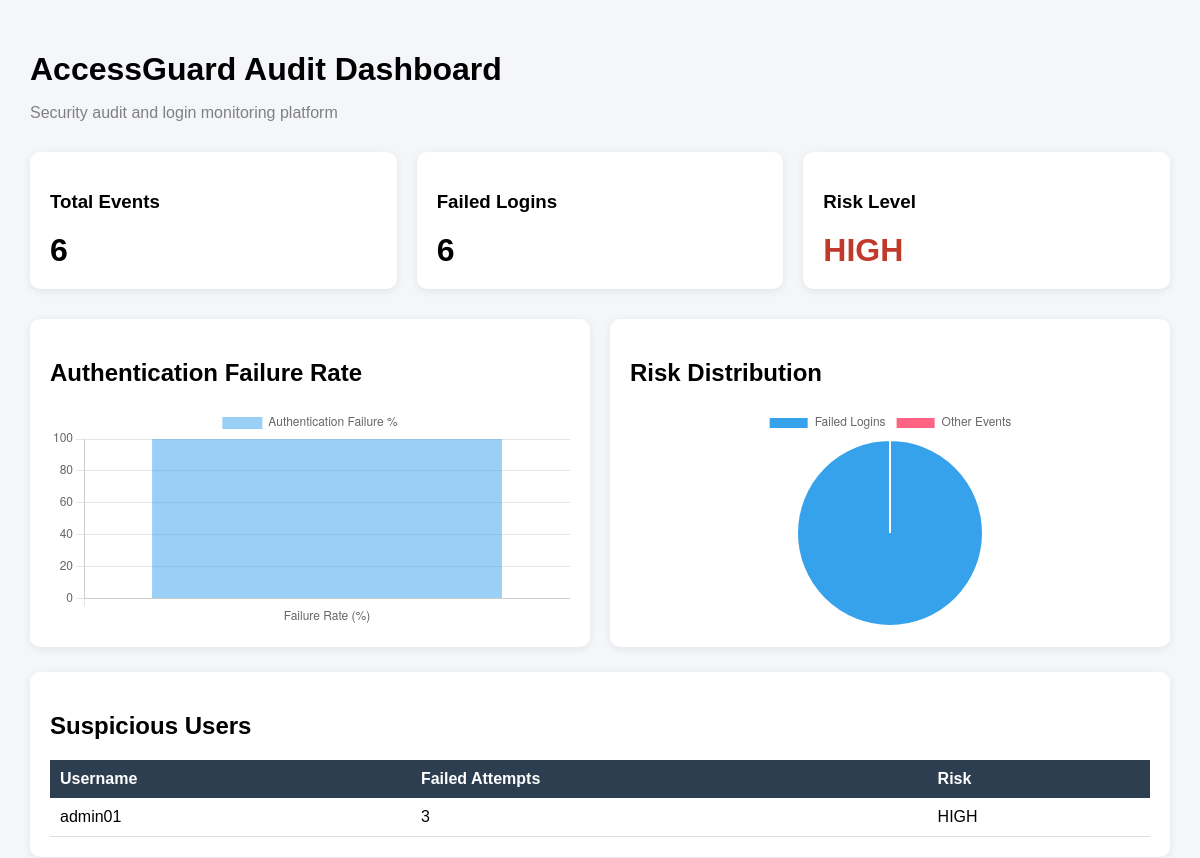
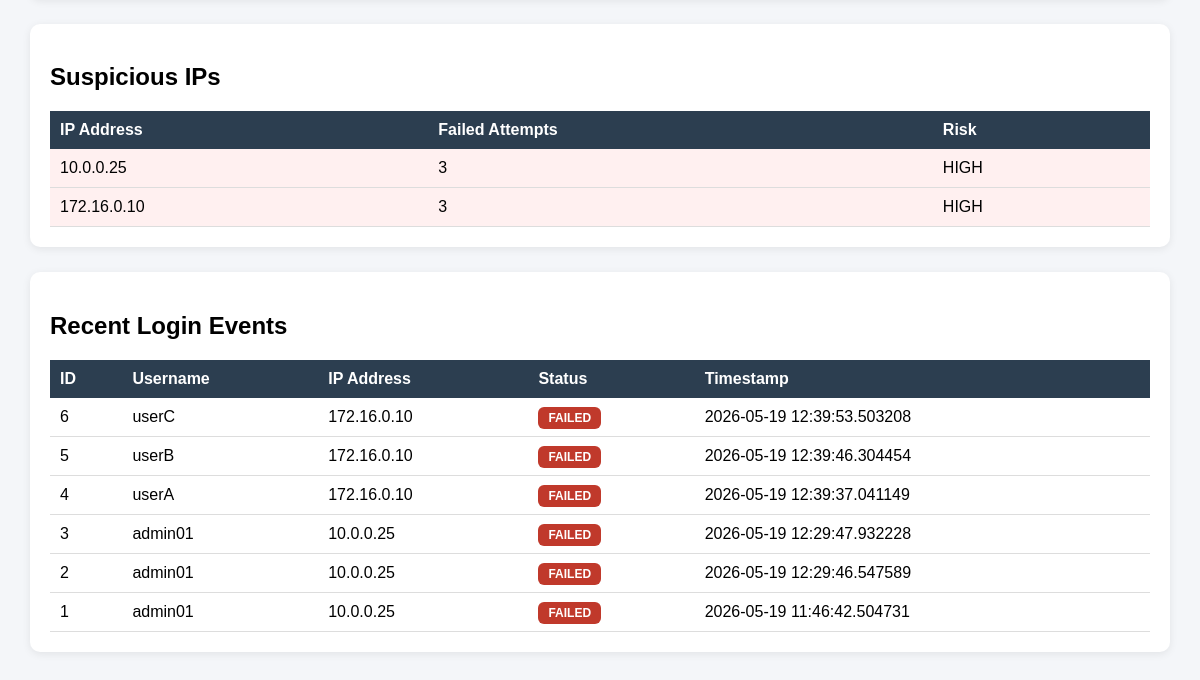
Page /dashboard on the earlier database version (2 pictures, top to bottom).
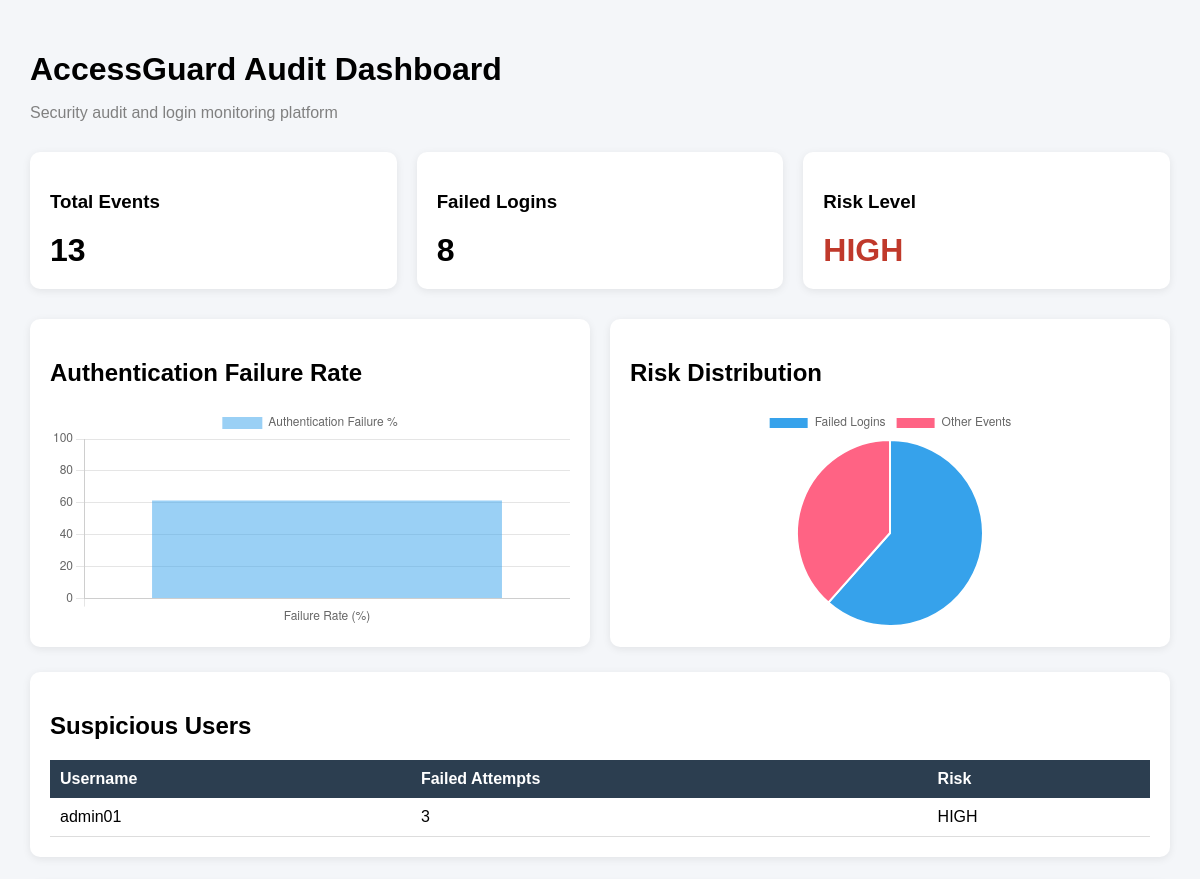
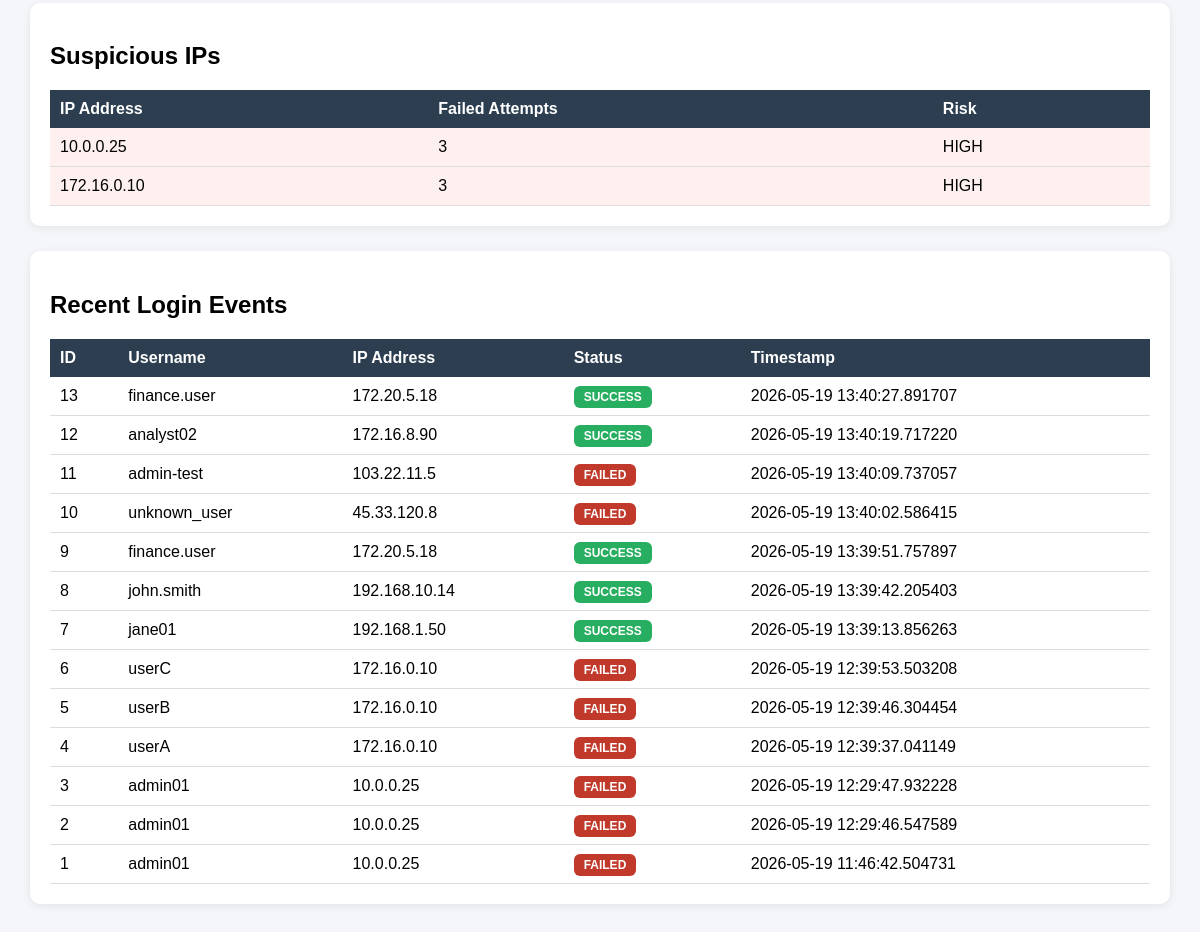
Same page on the later database version (2 pictures, top to bottom).
### app/models/login_event.py (models this page shows)
class LoginEvent(Base):
    __tablename__ = "login_events"
    id = Column(Integer, primary_key=True, index=True)
    username = Column(String, nullable=False)
    ip_address = Column(String, nullable=False)
    status = Column(String, nullable=False)
    timestamp = Column(DateTime, default=datetime.utcnow)

### app/routes/dashboard_routes.py (the view)
@router.get("/dashboard")
def dashboard(request: Request):
    context = {
        "request": request,
        "events": get_all_login_events(),
        "suspicious_users": get_suspicious_users_data(),
        "suspicious_ips": get_suspicious_ips_data(),
        "risk_summary": get_risk_summary_data(),
    }
    return templates.TemplateResponse(
        request=request,
        name="dashboard.html",
        context=context
    )

### app/templates/dashboard.html (shortened to what this page needs)
<!doctype html>
<html>
  <head>
  </head>
  <body>
    <h1>AccessGuard Audit Dashboard</h1>
    <p class="subtitle">Security audit and login monitoring platform</p>
    <div class="dashboard-grid">
      <div class="card">
        <h3>Total Events</h3>
        <div class="metric">{{ risk_summary.total_events }}</div>
      </div>
      <div class="card">
        <h3>Failed Logins</h3>
        <div class="metric">{{ risk_summary.failed_logins }}</div>
      </div>
      <div class="card">
        <h3>Risk Level</h3>
        <div
          class="metric {% if risk_summary.risk_level == 'HIGH' %} high {% elif risk_summary.risk_level == 'MEDIUM' %} medium {% else %} low {% endif %}"
        >
          {{ risk_summary.risk_level }}
        </div>
      </div>
    </div>
    <div class="charts-grid">
      <div class="chart-card">
        <h2>Authentication Failure Rate</h2>
        <div class="chart-container">
          <canvas id="riskChart" height="220"></canvas>
        </div>
      </div>
      <div class="chart-card">
        <h2>Risk Distribution</h2>
        <div class="chart-container">
          <canvas id="riskPieChart" height="220"></canvas>
        </div>
      </div>
    </div>
    <div class="section">
      <h2>Suspicious Users</h2>
      <table>
        <tr>
          <th>Username</th>
          <th>Failed Attempts</th>
          <th>Risk</th>
        </tr>
        {% for user in suspicious_users %}
        <tr>
          <td>{{ user.username }}</td>
          <td>{{ user.failed_attempts }}</td>
          <td>{{ user.risk }}</td>
        </tr>
        {% endfor %}
      </table>
    </div>
    <div class="section">
      <h2>Suspicious IPs</h2>
      <table>
        <tr>
          <th>IP Address</th>
          <th>Failed Attempts</th>
          <th>Risk</th>
        </tr>
        {% for ip in suspicious_ips %}
        <tr class="high-risk-row">
          <td>{{ ip.ip_address }}</td>
          <td>{{ ip.failed_attempts }}</td>
          <td>{{ ip.risk }}</td>
        </tr>
        {% endfor %}
      </table>
    </div>
    <div class="section">
      <h2>Recent Login Events</h2>
      <table>
        <tr>
          <th>ID</th>
          <th>Username</th>
          <th>IP Address</th>
          <th>Status</th>
          <th>Timestamp</th>
        </tr>
        {% for event in events %}
        <tr>
          <td>{{ event.id }}</td>
          <td>{{ event.username }}</td>
          <td>{{ event.ip_address }}</td>
          <td>
            <span
              class="badge {% if event.status == 'FAILED' %} failed {% else %} success {% endif %}"
            >
              {{ event.status }}
            </span>
          </td>
          <td>{{ event.timestamp }}</td>
        </tr>
        {% endfor %}
      </table>
    </div>
    <script>
      const failureRate =
        {{ ((risk_summary.failed_logins / risk_summary.total_events * 100) if risk_summary.total_events > 0 else 0) | round(1) }};
      const ctx = document.getElementById('riskChart');
      new Chart(ctx, {
        type: 'bar',
        options: {
          responsive: true,
          maintainAspectRatio: false,
          scales: {
            y: {
              beginAtZero: true,
              max: 100
            }
          }
        },
        data: {
          labels: ['Failure Rate (%)'],
          datasets: [{
            label: 'Authentication Failure %',
            data: [failureRate]
          }]
        }
      });
      const pieCtx = document.getElementById('riskPieChart');
      new Chart(pieCtx, {
        type: 'pie',
        options: {
          responsive: true,
          maintainAspectRatio: false
        },
        data: {
          labels: ['Failed Logins', 'Other Events'],
          datasets: [{
            data: [
              {{ risk_summary.failed_logins }},
              {{ risk_summary.total_events - risk_summary.failed_logins }}
            ]
          }]
        }
      });
    </script>
  </body>
</html>

### app/templates/dashboard.html (style rules this page uses)
body { font-family: Arial, sans-serif; background-color: #f4f6f9; margin: 0; padding: 30px; }
h1 { margin-bottom: 5px; }
.subtitle { color: gray; margin-bottom: 30px; }
.dashboard-grid { display: grid; grid-template-columns: repeat(3, 1fr); gap: 20px; margin-bottom: 30px; }
.card { background: white; padding: 20px; border-radius: 10px; box-shadow: 0 2px 8px rgba(0, 0, 0, 0.08); }
.metric { font-size: 32px; font-weight: bold; }
.high { color: #c0392b; }
.section { background: white; padding: 20px; border-radius: 10px; margin-bottom: 25px; box-shadow: 0 2px 8px rgba(0, 0, 0, 0.08); }
.charts-grid { display: grid; grid-template-columns: 1fr 1fr; gap: 20px; margin-bottom: 25px; }
.chart-card { background: white; padding: 20px; border-radius: 10px; box-shadow: 0 2px 8px rgba(0, 0, 0, 0.08); }
.chart-container { width: 100%; max-width: 700px; margin: auto; }
table { width: 100%; border-collapse: collapse; }
th { background-color: #2c3e50; color: white; text-align: left; padding: 10px; }
td { padding: 10px; border-bottom: 1px solid #ddd; }
.badge { padding: 4px 10px; border-radius: 6px; color: white; font-weight: bold; font-size: 12px; }
.failed { background-color: #c0392b; }
.success { background-color: #27ae60; }
.high-risk-row { background-color: #fff0f0; }

Differences in the rows shown:
added LoginEvent: id "13", username "finance.user", ip_address "172.20.5.18", status "SUCCESS", timestamp "2026-05-19 13:40:27.891707", shown under "Recent Login Events"
added LoginEvent: id "12", username "analyst02", ip_address "172.16.8.90", status "SUCCESS", timestamp "2026-05-19 13:40:19.717220", shown under "Recent Login Events"
added LoginEvent: id "11", username "admin-test", ip_address "103.22.11.5", status "FAILED", timestamp "2026-05-19 13:40:09.737057", shown under "Recent Login Events"
added LoginEvent: id "10", username "unknown_user", ip_address "45.33.120.8", status "FAILED", timestamp "2026-05-19 13:40:02.586415", shown under "Recent Login Events"
added LoginEvent: id "9", username "finance.user", ip_address "172.20.5.18", status "SUCCESS", timestamp "2026-05-19 13:39:51.757897", shown under "Recent Login Events"
added LoginEvent: id "8", username "john.smith", ip_address "192.168.10.14", status "SUCCESS", timestamp "2026-05-19 13:39:42.205403", shown under "Recent Login Events"
added LoginEvent: id "7", username "jane01", ip_address "192.168.1.50", status "SUCCESS", timestamp "2026-05-19 13:39:13.856263", shown under "Recent Login Events"
Other differences:
{{ risk_summary.total_events }}: "6" → "13"
{{ risk_summary.failed_logins }}: "6" → "8"
chart data {{ risk_summary.failed_logins }}: 6 → 8
chart data {{ risk_summary.total_events - risk_summary.failed_logins }}: 0 → 5
